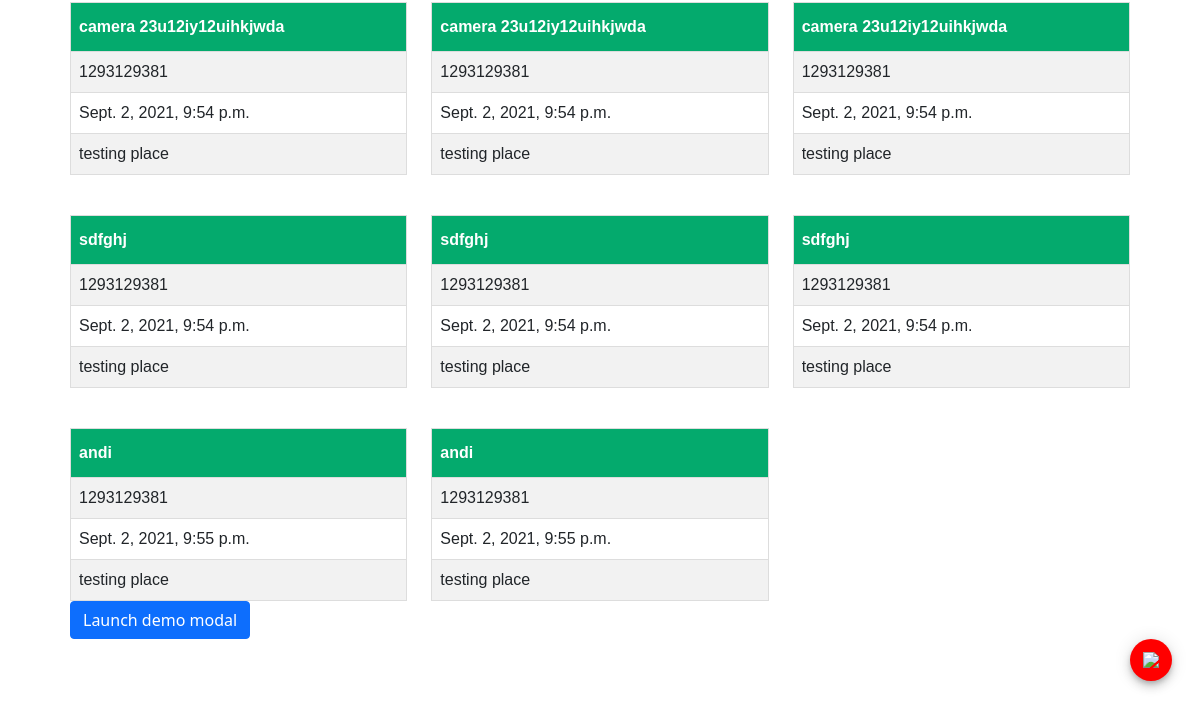
Before: / (lower part) with the older database file.
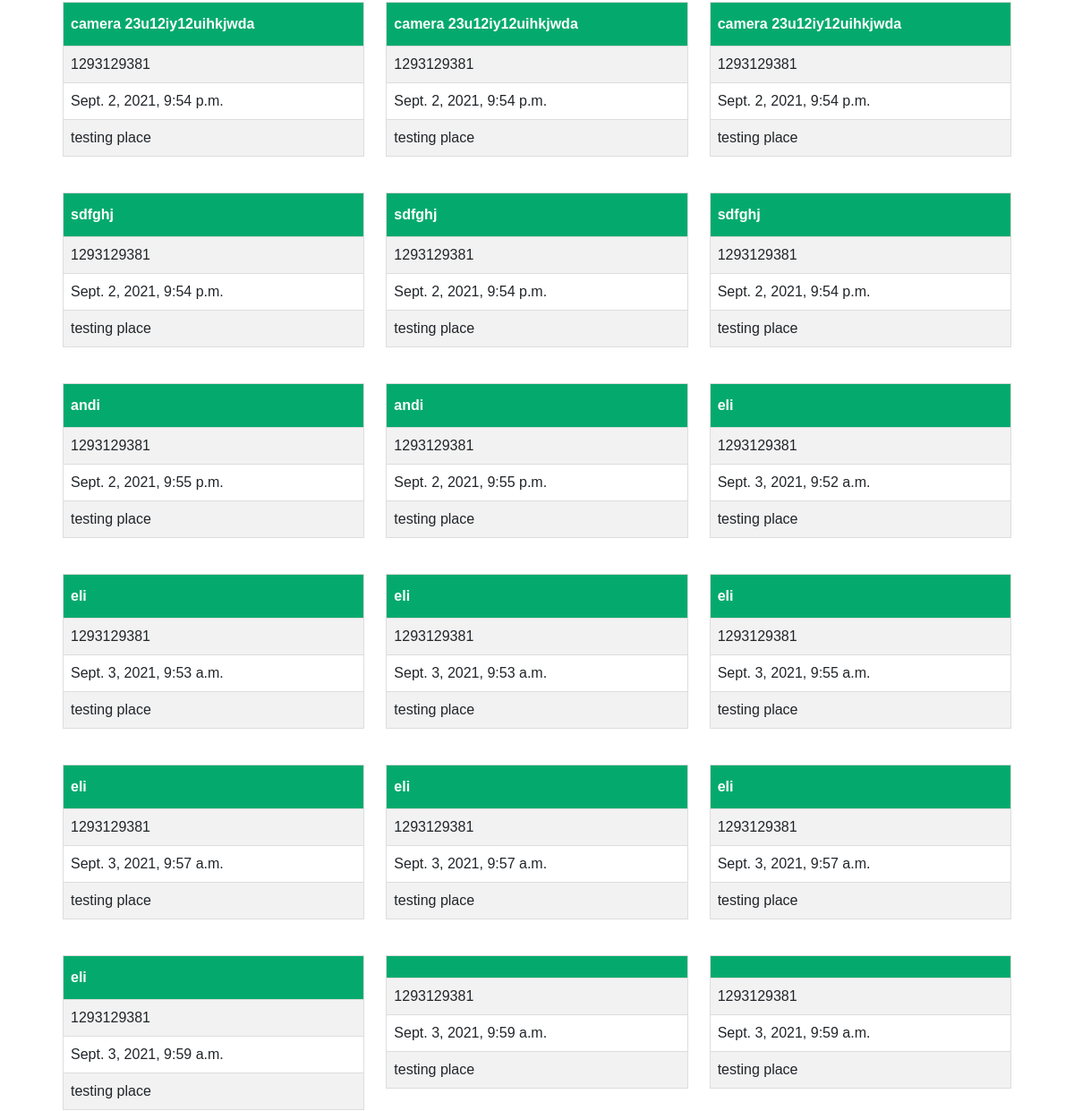
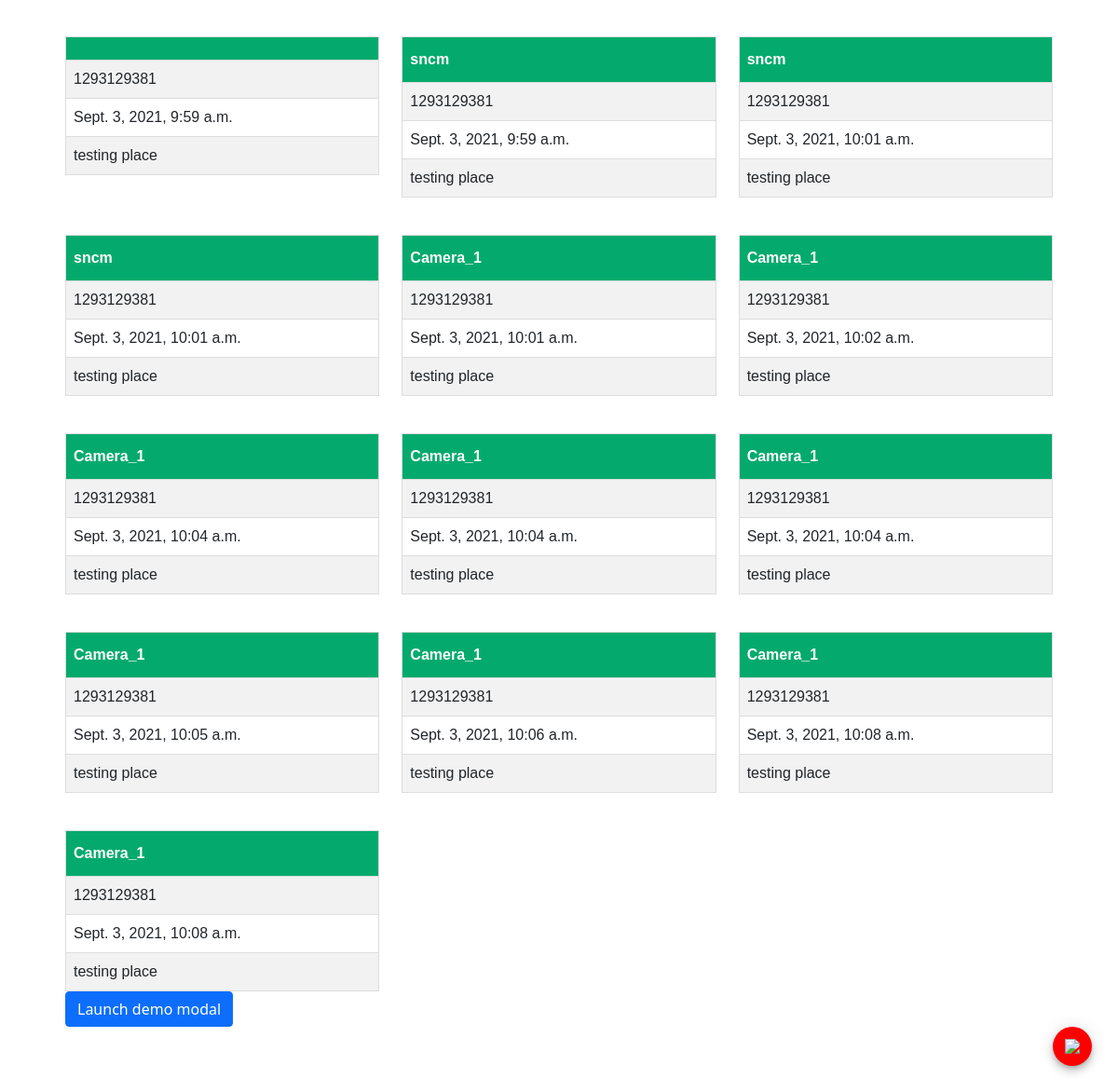
After: the same page with the newer database file (2 pictures, top to bottom).
### camera_api_app/models.py (models this page shows, shortened)
class Camera(models.Model):
    series = models.IntegerField()
    name = models.CharField(max_length=30)
    date = models.DateTimeField(default=datetime.now)
    place = models.CharField(max_length=30)

### camera_api_app/views.py (the view, shortened to what this page needs)
# urls.py: path('', views.index, name='index.html'),
def index(request):
    all_Data = Camera.objects.all()
    return render(request, "index.html", {'data' : all_Data})

### templates/index.html (shortened to what this page needs)
<!DOCTYPE html>
{% load static %}
<html lang="en">
<head>
    <link href="https://cdn.jsdelivr.net/npm/bootstrap@5.0.2/dist/css/bootstrap.min.css" rel="stylesheet"
>
    <link href="{% static 'css/style.css' %}" rel="stylesheet">
</head>
<body>
<div class="container">
    <div class="row">
        {% for data_camera in data %}
        <div class="col-sm-4">
            <table id="customers">
                <tr>
                    <th>{{ data_camera.name }}</th>
                </tr>
                <tr>
                    <td>{{ data_camera.series }}</td>
                </tr>
                <tr>
                    <td>{{ data_camera.date }}</td>
                </tr>
                <tr>
                    <td>{{ data_camera.place }}</td>
                </tr>
            </table>
        </div>
        {% endfor %}
    </div>
    <button type="button" class="btn btn-primary" data-bs-toggle="modal" data-bs-target="#exampleModal">
        Launch demo modal
    </button>
    <div class="add-button">
        <img type="button" class="" data-bs-toggle="modal" data-bs-target="#exampleModal" src="{% static 'images/add.png' %}">
    </div>
</div>
</body>
</html>

Changed rows visible on the page:
added Camera: name "eli", series "1293129381", date "Sept. 3, 2021, 9:52 a.m.", place "testing place"
added Camera: name "eli", series "1293129381", date "Sept. 3, 2021, 9:53 a.m.", place "testing place"
added Camera: name "eli", series "1293129381", date "Sept. 3, 2021, 9:53 a.m.", place "testing place"
added Camera: name "eli", series "1293129381", date "Sept. 3, 2021, 9:55 a.m.", place "testing place"
added Camera: name "eli", series "1293129381", date "Sept. 3, 2021, 9:57 a.m.", place "testing place"
added Camera: name "eli", series "1293129381", date "Sept. 3, 2021, 9:57 a.m.", place "testing place"
added Camera: name "eli", series "1293129381", date "Sept. 3, 2021, 9:57 a.m.", place "testing place"
added Camera: name "eli", series "1293129381", date "Sept. 3, 2021, 9:59 a.m.", place "testing place"
added Camera: series "1293129381", date "Sept. 3, 2021, 9:59 a.m.", place "testing place"
added Camera: series "1293129381", date "Sept. 3, 2021, 9:59 a.m.", place "testing place"
added Camera: series "1293129381", date "Sept. 3, 2021, 9:59 a.m.", place "testing place"
added Camera: name "sncm", series "1293129381", date "Sept. 3, 2021, 9:59 a.m.", place "testing place"
added Camera: name "sncm", series "1293129381", date "Sept. 3, 2021, 10:01 a.m.", place "testing place"
added Camera: name "sncm", series "1293129381", date "Sept. 3, 2021, 10:01 a.m.", place "testing place"
added Camera: name "Camera_1", series "1293129381", date "Sept. 3, 2021, 10:01 a.m.", place "testing place"
added Camera: name "Camera_1", series "1293129381", date "Sept. 3, 2021, 10:02 a.m.", place "testing place"
added Camera: name "Camera_1", series "1293129381", date "Sept. 3, 2021, 10:04 a.m.", place "testing place"
added Camera: name "Camera_1", series "1293129381", date "Sept. 3, 2021, 10:04 a.m.", place "testing place"
added Camera: name "Camera_1", series "1293129381", date "Sept. 3, 2021, 10:04 a.m.", place "testing place"
added Camera: name "Camera_1", series "1293129381", date "Sept. 3, 2021, 10:05 a.m.", place "testing place"
added Camera: name "Camera_1", series "1293129381", date "Sept. 3, 2021, 10:06 a.m.", place "testing place"
added Camera: name "Camera_1", series "1293129381", date "Sept. 3, 2021, 10:08 a.m.", place "testing place"
added Camera: name "Camera_1", series "1293129381", date "Sept. 3, 2021, 10:08 a.m.", place "testing place"
